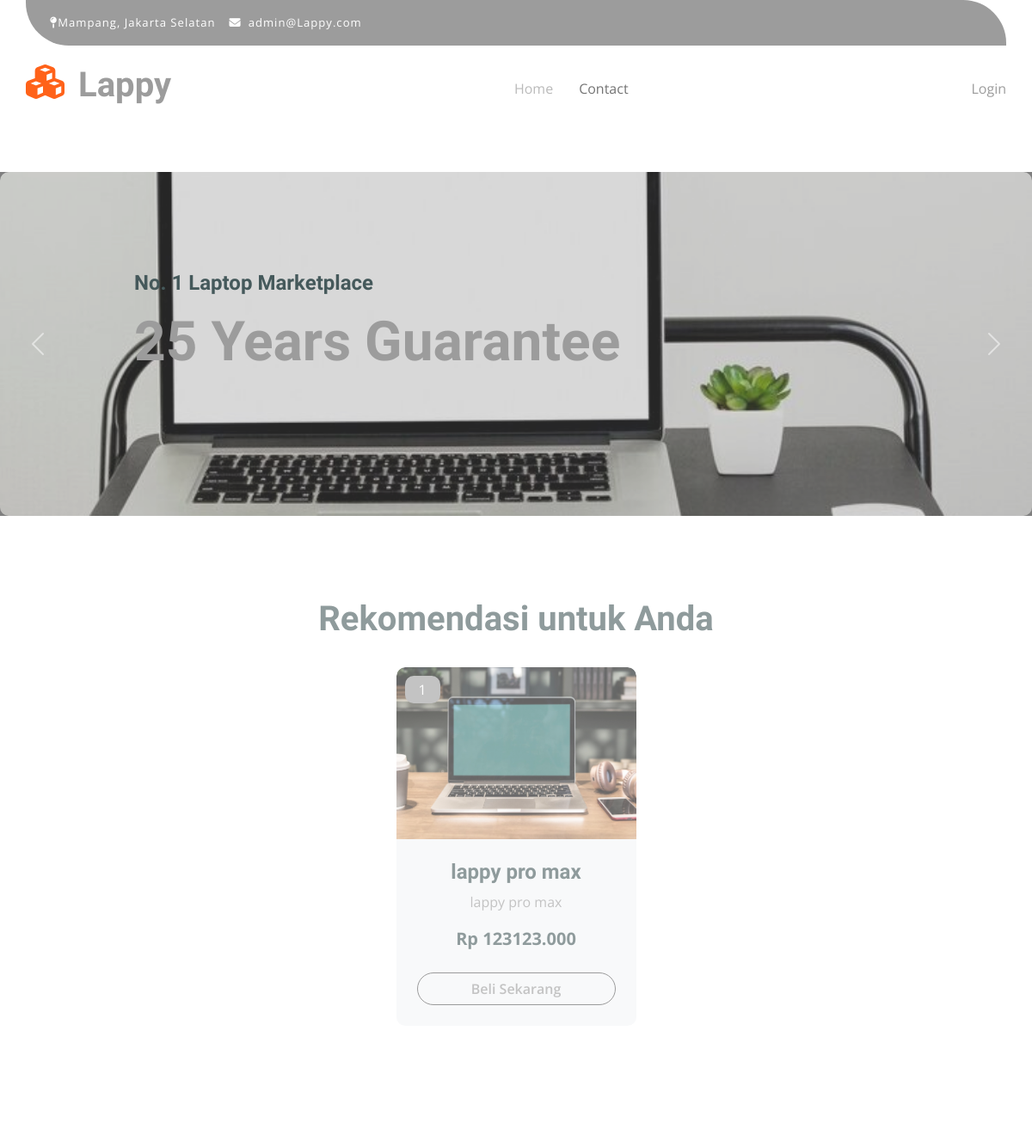
/ (upper part), run on an earlier commit of the app's database.
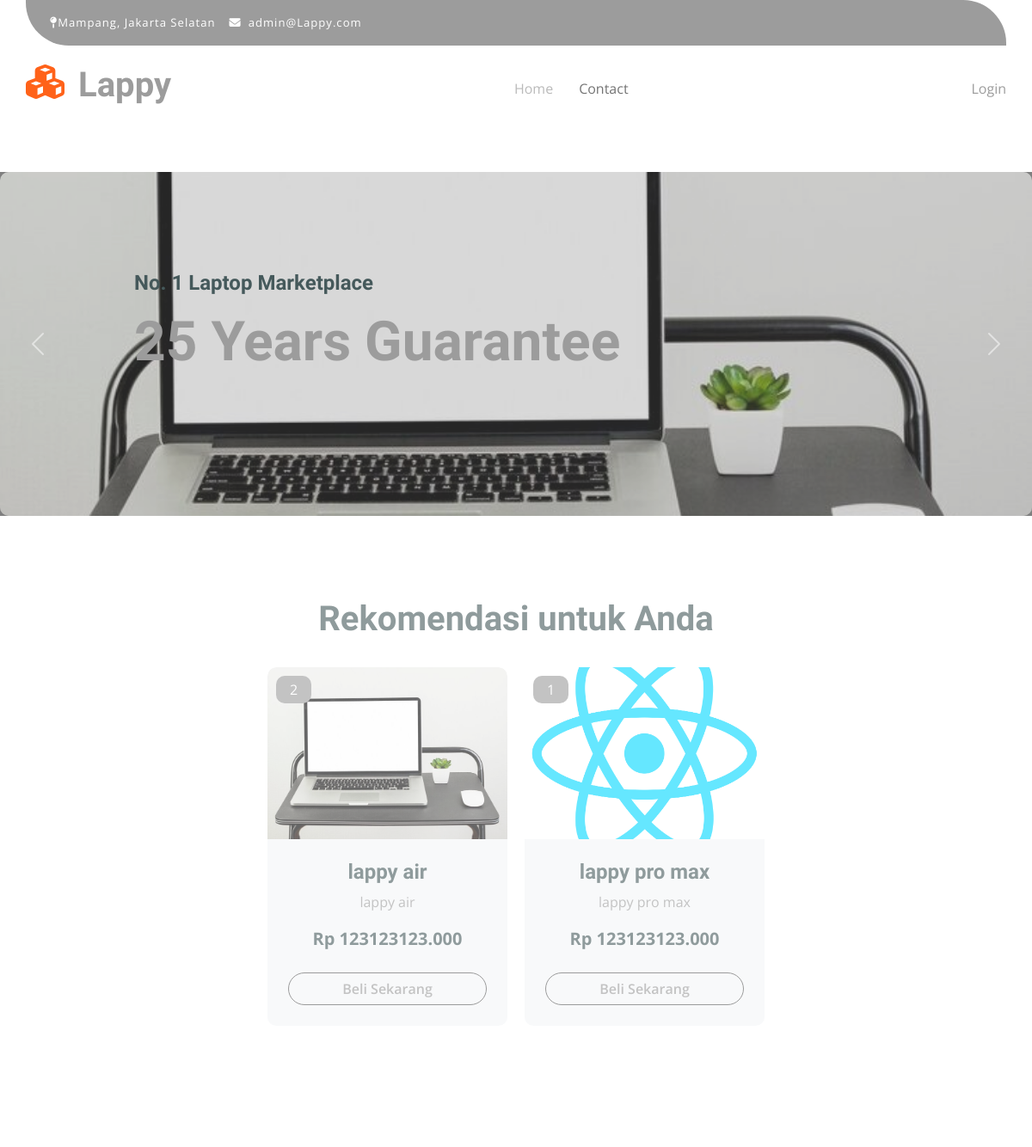
And on a later commit of the database.
### lappy_app/models.py (models this page shows)
class Products (models.Model):
    product_name = models.CharField(max_length=200)
    product_description = models.TextField()
    supplier_id = models.IntegerField()
    category_id = models.IntegerField()
    unit = models.CharField(max_length=200)
    price = models.DecimalField(max_digits=15, decimal_places=3)
    photo = models.ImageField(upload_to='images/products')
    def image_tag(self):
        return mark_safe('<img src="%s" width="100px" height="100px" />'%(self.photo.url))
    image_tag.short_description = 'Image'

### lappy_app/views.py (the view)
# urls.py: path('', landing, name='landing'),
def landing(request, category=None):
    context ={}
    if category == None:
        context["products"] = Products.objects.all()
        context["categories"] = Categories.objects.all()
        return render(request, "index.html", context)
    else:
        context["products"] = Products.objects.filter(category_id = category)
        context["categories"] = Categories.objects.all()
        return render(request, "index.html", context)

### lappy_app/templates/index.html
{% include "components/header.html" %}
{% include "components/navbar.html" %}
{% include "components/carousel.html" %}
{% include "components/product_catalog.html" %}
{% include "components/footer.html" %}

### lappy_app/templates/components/header.html (shortened to what this page needs)
{% load static %}
<!DOCTYPE html>
<html lang="en">
    <head>
        <link rel="stylesheet" href="https://cdnjs.cloudflare.com/ajax/libs/font-awesome/6.5.1/css/all.min.css" />
        <link href="https://cdn.jsdelivr.net/npm/bootstrap-icons@1.4.1/font/bootstrap-icons.css" rel="stylesheet">
        <link href="{% static 'lib/lightbox/css/lightbox.min.css' %}" rel="stylesheet">
        <link href="{% static 'lib/owlcarousel/assets/owl.carousel.min.css' %}" rel="stylesheet">
        <link href="{% static 'css/bootstrap.min.css' %}" rel="stylesheet">
        <link href="{% static 'css/style.css' %}" rel="stylesheet">
    </head>
    <body>

### lappy_app/templates/components/navbar.html (shortened to what this page needs)
{% load static %}
<div class="container-fluid fixed-top">
    <div class="container topbar d-none d-lg-block" style="background-color: #9c9c9c;">
        <div class="d-flex justify-content-between">
            <div class="top-info ps-2">
                <small class="me-3"><i class="fa-solid fa-map-pin" style="color: #fff"></i><a
                        href="https://maps.app.goo.gl/Tk6zv5ZWxer1YTuz6" class="text-white">Mampang, Jakarta
                        Selatan</a></small>
                <small class="me-3"><i class="fas fa-envelope me-2" style="color: #fff;"></i><a
                        href="mailto:someone@example.com"
                        class="text-white">admin@Lappy.com</a></small>
            </div>
        </div>
    </div>
    <div class="container px-0">
        <nav class="navbar navbar-light bg-white navbar-expand-xl">
            <a href="{% url 'landing' %}" class="navbar-brand d-flex">
                <i class="fas fa-cubes fa-2x me-3" style="color: #ff6219;"></i>
                <h1 class="display-6 text-primary">Lappy</h1>
            </a>
            <div class="collapse navbar-collapse bg-white" id="navbarCollapse">
                <div class="navbar-nav mx-auto">
                    <a href="{% url 'landing' %}" class="nav-item nav-link active">Home</a>
                    <a href="{% url 'contact' %}" class="nav-item nav-link">Contact</a>
                </div>
                <div class="d-flex m-3 me-0">
                    {% if user.is_authenticated %}
                    <a href="{% url 'cart' %}" class="position-relative me-4 my-auto">
                        <i class="fa fa-shopping-bag fa-2x"></i>
                        <span class="position-absolute bg-secondary rounded-circle d-flex align-items-center justify-content-center text-white px-1"
                            style="top: -5px; left: 15px; height: 20px; min-width: 20px;">3</span>
                    </a>
                    <a href="{% url 'logout' %}" class="my-auto">
                        Logout
                    </a>
                    {% else %}
                    <a href="{% url 'login' %}" class="my-auto">
                        Login
                    </a>
                    {% endif %}
                </div>
            </div>
        </nav>
    </div>
</div>

### lappy_app/templates/components/carousel.html (shortened to what this page needs)
    {% load static %}
        <div id="carouselId" class="carousel slide position-relative" style="margin-top: 200px; position: relative; background-color: rgba(0,0,0,0.5)" data-bs-ride="carousel">
            <div class="carousel-inner" role="listbox">
                <div class="carousel-item active rounded">
                    <img src="{% static 'img/laptop-1.jpg' %}" class="img-fluid bg-secondary w-100 rounded" style="height: 400px; opacity: .7; object-fit: cover;" alt="First slide">
                </div>
            </div>
            <button class="carousel-control-prev" type="button" data-bs-target="#carouselId"
                data-bs-slide="prev">
                <span class="carousel-control-prev-icon" aria-hidden="true"></span>
            </button>
            <button class="carousel-control-next" type="button" data-bs-target="#carouselId"
                data-bs-slide="next">
                <span class="carousel-control-next-icon" aria-hidden="true"></span>
            </button>
            <div style="position: absolute; left: 13%; top: 50%; transform: translate(0, -50%)">
                <h4 class="mb-3 text-dark">No. 1 Laptop Marketplace</h4>
                <h1 class="mb-5 display-3 text-primary">25 Years Guarantee</h1>
            </div>
        </div>

### lappy_app/templates/components/product_catalog.html (shortened to what this page needs)
{% load static %}
        <div class="container-fluid fruite py-5" style="opacity: .6;">
            <div class="container py-5">
                <div class="tab-class text-center">
                    <div class="d-flex">
                        <div class="w-100 text-center mb-4">
                            <h1>Rekomendasi untuk Anda</h1>
                        </div>
                    </div>
                    <div class="tab-content">
                        <div id="tab-1" class="tab-pane fade show p-0 active">
                            <div class="d-flex justify-content-center flex-wrap align-items-center" style="gap: 20px;">
                                {% for product in products %}
                                <div class="col-md-6 col-lg-4 col-xl-3">
                                    <div class="rounded position-relative fruite-item">
                                        <div class="fruite-img">
                                            <img src="{{product.photo.url}}" class="img-fluid w-100 rounded-top object-fit-cover" style="width: 300px; height: 200px; object-fit: cover;" alt="">
                                        </div>
                                        <div class="text-white bg-secondary px-3 py-1 rounded position-absolute" style="top: 10px; left: 10px;">{{product.category_id}}</div>
                                        <div class="p-4 bg-light border-top-0 rounded-bottom">
                                            <a href="{% url 'detail' id=product.pk %}">
                                                <h4>{{product.product_name}}</h4>
                                                <p>{{product.product_description}}</p>
                                            </a>
                                            <div class="d-flex flex-column justify-content-between flex-lg-wrap">
                                                <p class="text-dark fs-5 fw-bold mb-4">Rp {{ product.price }}</p>
                                                <a href="#" class="btn border border-secondary rounded-pill px-3 text-primary">
                                                    Beli Sekarang
                                                </a>
                                            </div>
                                        </div>
                                    </div>
                                </div>
                                {% endfor %}
                            </div>
                        </div>
                    </div>
                </div>
            </div>
        </div>

### lappy_app/templates/components/footer.html (shortened to what this page needs)
    {% load static %}
        </body>
        </html>

### lappy_app/static/css/style.css (style rules this page uses)
.btn { font-weight: 600; transition: .5s; }
.btn.border-secondary { transition: 0.5s; }
.fixed-top { transition: 0.5s; background: var(--bs-white); border: 0; }
.topbar { padding: 20px; border-radius: 0px 50px; }
.topbar .top-info { font-size: 15px; line-height: 0; letter-spacing: 1px; display: flex; align-items: center; }
.navbar .navbar-nav .nav-link { padding: 10px 15px; font-size: 16px; transition: .5s; }
.navbar { height: 100px; border-bottom: 1px solid rgba(255, 255, 255, .1); }
.navbar .navbar-nav .nav-link:hover, .navbar .navbar-nav .nav-link.active, .fixed-top.bg-white .navbar .navbar-nav .nav-link:hover, .fixed-top.bg-white .navbar .navbar-nav .nav-link.active { color: var(--bs-primary); }
.carousel-item { position: relative; }
.carousel-control-next, .carousel-control-prev { width: 48px; height: 48px; position: absolute; top: 50%; transform: translateY(-50%); }
.carousel-control-next { margin-right: 20px; }
.carousel-control-prev { margin-left: 20px; }
.fruite .fruite-item { height: 100%; transition: 0.5s; }
.fruite .fruite-item .fruite-img { overflow: hidden; transition: 0.5s; border-radius: 10px 10px 0 0; }
.fruite .fruite-item .fruite-img img { transition: 0.5s; }

What changed in the data, as far as the page shows it:
removed Products: photo (picture), category_id "1", product_name "lappy pro max", product_description "lappy pro max", price "123123.000"
added Products: photo (picture), category_id "2", product_name "lappy air", product_description "lappy air", price "123123123.000"
added Products: photo (picture), category_id "1", product_name "lappy pro max", product_description "lappy pro max", price "123123123.000"
